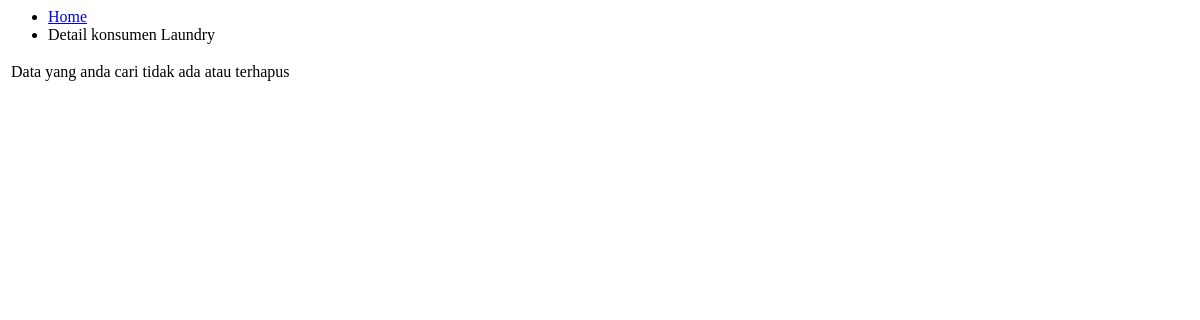
/modules/konsumen/konsumen-show.php, run on an earlier commit of the app's database.
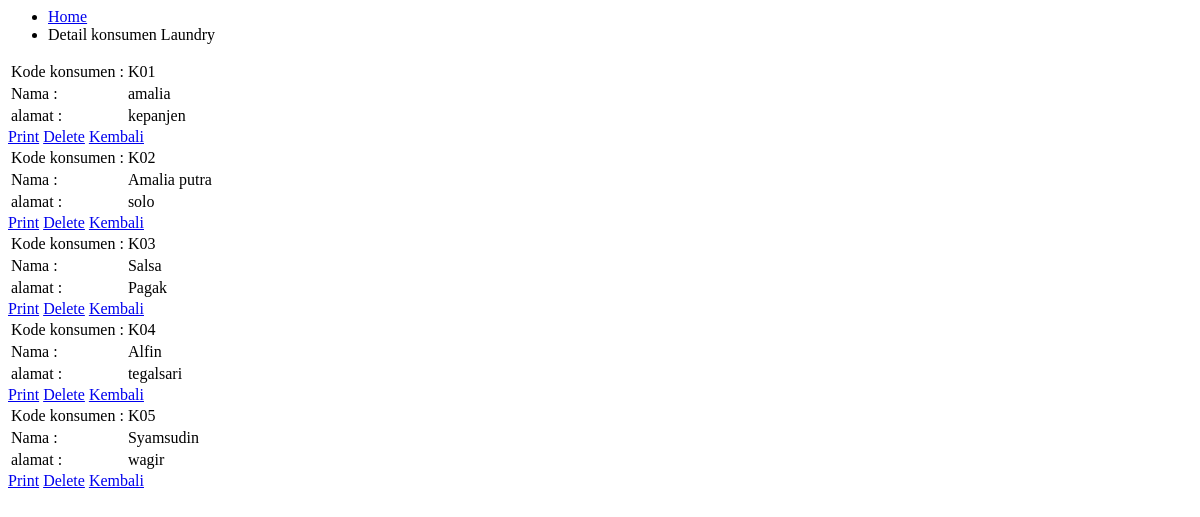
And on a later commit of the database.
### tables this page shows
CREATE TABLE `konsumen` (
  `id` int(11) NOT NULL,
  `kode` varchar(20) NOT NULL,
  `nama` varchar(50) NOT NULL,
  `alamat` varchar(50) NOT NULL
);

### database.php (called while the page is built, shortened)
<?php
class Database {
	private $db_host = "localhost";
	private $db_user = "root";
	private $db_pass = "";
	private $db_name = "11_deaamaliaputri_laundry";
	var $con = false;
    var $myconn = "";
	var $result = array();
    function __construct() {
        if(!$this->con){
            $this->myconn = new mysqli($this->db_host, $this->db_user, $this->db_pass, $this->db_name);
            if($this->myconn->connect_errno > 0){
                array_push($this->result, $this->myconn->connect_error);
                return false;
            }else{
                $this->myconn->set_charset('utf8');
                $this->con = true;
                return true;
            }
        } else {
            return true;
        }
    }
	public function select($table, $rows = '*', $join = null,$join2 = null , $where = null, $order = null, $limit = null){
		$q = 'SELECT '.$rows.' FROM '.$table;
        if($this->tableExists($table)){
        	$query = $this->myconn->query($q);
			if($query){
				$this->numResults = $query->num_rows;
				for($i = 0; $i < $this->numResults; $i++){
					$r = $query->fetch_array();
                	$key = array_keys($r);
                	for($x = 0; $x < count($key); $x++){
                    	if(!is_int($key[$x])){
                    		if($query->num_rows >= 1){
                    			$this->result[$i][$key[$x]] = $r[$key[$x]];
							}else{
								$this->result[$i][$key[$x]] = null;
							}
						}
					}
				}
				return true;
			}else{
				array_push($this->result, $this->myconn->error);
				return false;
			}
      	}else{
      		return false;
    	}
    }
	private function TableExists($table) {
    	$res = $this->myconn->query('SHOW TABLES LIKE "'.$table.'"');
    	if(isset($res->num_rows)) {
        	return $res->num_rows > 0 ? true : false;
    	} else {
    		array_push($this->result, $table." does not exist in this database");
    		return false;
    	}
	}
    public function getResult(){
        $val = $this->result;
        $this->result = array();
        return $val;
    }
}

### modules/konsumen/konsumen-show.php (the view, shortened to what this page needs)
<?php require_once("database.php");
?>
<nav aria-label="You are here:" role="navigation">
<ul class="breadcrumbs">
  <li>
    <a href="?module=konsumen?">Home</a></li>
  <li class="disabled">Detail konsumen Laundry</li>
</ul>
</nav>
<div class="grid-x grid-padding-x">
<?php
$db = new Database();
$db->select('konsumen',
'konsumen.id,
konsumen.kode,
konsumen.nama,
konsumen.alamat'
);
$res= $db->getResult();
if(count($res) == 0){ ?>
  <table>
    <tbody>
      <tr>
        <td>Data yang anda cari tidak ada atau terhapus</td>
      </tr>
    </tbody>
  </table>
<?php }else{
  foreach ($res as &$r){
?>
<table id="print-area">
  <tbody>
  <tr>
  <td>Kode konsumen :</td>
  <td><?php echo $r['kode']; ?></td>
</tr>
<tr>
  <td>Nama :</td>
  <td><?php echo $r['nama']; ?></td>
</tr>
<tr>
  <td>alamat :</td>
  <td><?php echo $r['alamat']; ?></td>
</tr>
  </tbody>
</table>
<a class="button" href="javascript:printDiv('print-area');" >Print</a>
<a href="?module=konsumen-delete&id=<?php echo $r['id']; ?>"onClick='return confirm("Apakah yakin menghapus?")' class="alert button">Delete</a>
<a class="button" href='javascript:self.history.back();'>Kembali</a>
</div>
<?php }}?>

What changed in the data, as far as the page shows it:
added konsumen: kode "K01", nama "amalia", alamat "kepanjen"
added konsumen: kode "K02", nama "Amalia putra", alamat "solo"
added konsumen: kode "K03", nama "Salsa", alamat "Pagak"
added konsumen: kode "K04", nama "Alfin", alamat "tegalsari"
added konsumen: kode "K05", nama "Syamsudin", alamat "wagir"
Also different on the page:
text no longer shown: "Data yang anda cari tidak ada atau terhapus"
